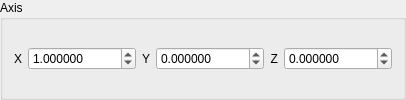
                    <widget class="QGroupBox" name="JointAxisGroupBox">
                      <property name="enabled">
                        <bool>true</bool>
                      </property>
                      <property name="title">
                        <string>Axis</string>
                      </property>
                      <layout class="QHBoxLayout">
                        <item>
                          <widget class="QLabel" name="label_62">
                            <property name="maximumSize">
                              <size>
                                <width>20</width>
                                <height>16777215</height>
                              </size>
                            </property>
                            <property name="layoutDirection">
                              <enum>Qt::LeftToRight</enum>
                            </property>
                            <property name="text">
                              <string>X</string>
                            </property>
                            <property name="alignment">
                              <set>Qt::AlignRight|Qt::AlignTrailing|Qt::AlignVCenter</set>
                            </property>
                          </widget>
                        </item>
                        <item>
                          <widget class="QDoubleSpinBox" name="JointAxisXSpinBox">
                            <property name="decimals">
                              <number>6</number>
                            </property>
                            <property name="minimum">
                              <double>-10000.000000000000000</double>
                            </property>
                            <property name="maximum">
                              <double>10000.000000000000000</double>
                            </property>
                            <property name="singleStep">
                              <double>0.001000000000000</double>
                            </property>
                            <property name="value">
                              <double>1.000000000000000</double>
                            </property>
                          </widget>
                        </item>
                        <item>
                          <widget class="QLabel" name="label_63">
                            <property name="maximumSize">
                              <size>
                                <width>20</width>
                                <height>16777215</height>
                              </size>
                            </property>
                            <property name="layoutDirection">
                              <enum>Qt::LeftToRight</enum>
                            </property>
                            <property name="text">
                              <string>Y</string>
                            </property>
                            <property name="alignment">
                              <set>Qt::AlignRight|Qt::AlignTrailing|Qt::AlignVCenter</set>
                            </property>
                          </widget>
                        </item>
                        <item>
                          <widget class="QDoubleSpinBox" name="JointAxisYSpinBox">
                            <property name="decimals">
                              <number>6</number>
                            </property>
                            <property name="minimum">
                              <double>-10000.000000000000000</double>
                            </property>
                            <property name="maximum">
                              <double>10000.000000000000000</double>
                            </property>
                            <property name="singleStep">
                              <double>0.001000000000000</double>
                            </property>
                          </widget>
                        </item>
                        <item>
                          <widget class="QLabel" name="label_64">
                            <property name="maximumSize">
                              <size>
                                <width>20</width>
                                <height>16777215</height>
                              </size>
                            </property>
                            <property name="layoutDirection">
                              <enum>Qt::LeftToRight</enum>
                            </property>
                            <property name="text">
                              <string>Z</string>
                            </property>
                            <property name="alignment">
                              <set>Qt::AlignRight|Qt::AlignTrailing|Qt::AlignVCenter</set>
                            </property>
                          </widget>
                        </item>
                        <item>
                          <widget class="QDoubleSpinBox" name="JointAxisZSpinBox">
                            <property name="decimals">
                              <number>6</number>
                            </property>
                            <property name="minimum">
                              <double>-10000.000000000000000</double>
                            </property>
                            <property name="maximum">
                              <double>10000.000000000000000</double>
                            </property>
                            <property name="singleStep">
                              <double>0.001000000000000</double>
                            </property>
                          </widget>
                        </item>
                      </layout>
                    </widget>
